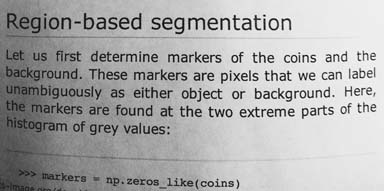
#> input picture skimage.data.page(), 384 x 191 px
$ jupyter execute --allow-errors decoded.ipynb   (older library calls are emulated)
#> lines starting #> are read from the running program, lines starting #| are printed output that depends on the picture; after the words box and inside, x2 and y2 are one past the last pixel; in counts of white or black regions, pixels touching at a corner belong together
# Session 10: Image classification and segmentation

### Victor F. Pajuelo Madrigal <victor.pajuelo@bts.tech> - Data Science Foundations (2020-12-01)

Open this notebook in Google Colaboratory: [](https://colab.research.google.com/github/vfp1/bts-dsf-2020/blob/main/Session_10/decoded.ipynb)

**Resources:**

# Classification, detection, segmentation...

Image classification can be understood as an identification process of what we have in the image. For that, different approaches with different skill levels can be used. From basically returning a text with the word "Cat" to returning, the bounding box where that cat is found, or multiple boxes for multiple entities or adjusting those boxes to the shape of the entity.

For this introductory class, we will only be looking at the first one, as the other ones involve more advanced techniques.

# Machine learning paths

The "learning" in machine learning can be performed over discrete datasets (classes) or over continuous (temperature, pricing of houses). And the learning can be done supervised or unsupervised.

# Image segmentation with scikit-image

Image Segmentation is essentially the process of partitioning a digital image into multiple segments to simplify and/or change the representation of an image into something that is more meaningful and easier to analyze.

[Here](https://scikit-image.org/docs/dev/api/skimage.segmentation.html#skimage.segmentation.random_walker) is the full list of segmentation algorithms available in scikit-image.

Segmentation algorithms available in `scikit-image`:

## Unsupervised: thresholding

[cell 1]
import numpy as np
import matplotlib.pyplot as plt
import skimage.data as data
import skimage.segmentation as seg
import skimage.filters as filters
import skimage.draw as draw
import skimage.color as color
import skimage.io as io

[cell 2]
page = data.page()
#> page is the input picture: shape (191, 384); min 0, max 255, mean 171.5
io.imshow(page)

[cell 3]
fig, ax = plt.subplots(1, 1)
ax.hist(page.ravel(), bins=32, range=[0, 256])
ax.set_xlim(0, 256);
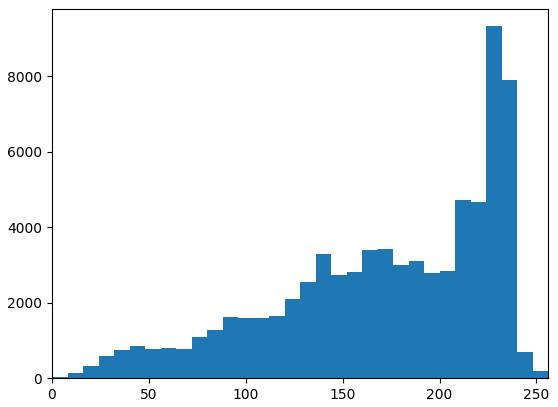
#> figure drawn by matplotlib, 1 panel; tallest bar 9320 high, from x = 224 to 232

[cell 4]
text_segmented = page > 50
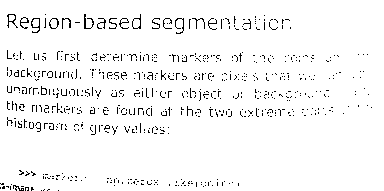
#> text_segmented: shape (191, 384) bool; 96% white; black in thin lines or dots, all inside (x1, y1, x2, y2) = (0, 14, 372, 191)
io.imshow(text_segmented);

[cell 5]
text_segmented = page > 70
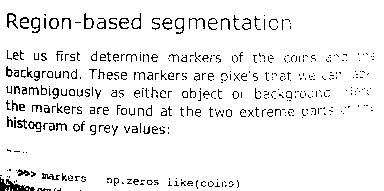
#> text_segmented: shape (191, 384) bool; 93.3% white; black in thin lines or dots
io.imshow(text_segmented);

[cell 6]
text_segmented = page > 120
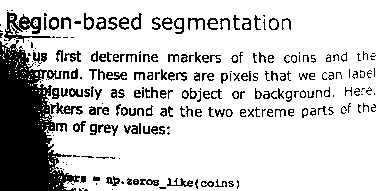
#> text_segmented: shape (191, 384) bool; 80.8% white; 250 black regions (105 under 20 px), largest, box (x1, y1, x2, y2) and area: (0, 40, 80, 191) 6960, (4, 12, 51, 43) 523, (50, 102, 83, 115) 180
io.imshow(text_segmented);

Scikit-image has a number of automatic thresholding methods, which require no input in choosing an optimal threshold. Some of the methods are: `otsu, li, local`.

In the case of `local`, we also need to specify the `block_size`. Offset helps to tune the image for better results.

[cell 7]
text_threshold = filters.threshold_otsu(page)
#> text_threshold = 157
io.imshow(page > text_threshold);
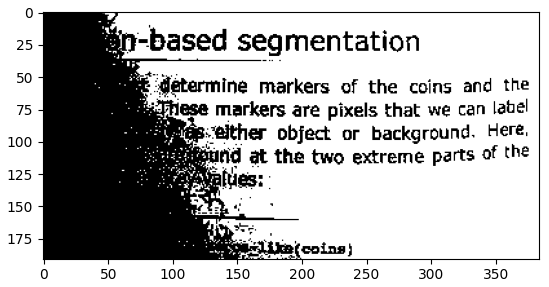
#> figure drawn by matplotlib, 1 panel

[cell 8]
text_threshold = filters.threshold_li(page)
#> text_threshold = 146
io.imshow(page > text_threshold);
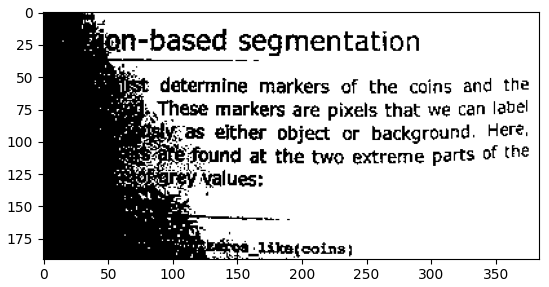
#> figure drawn by matplotlib, 1 panel

[cell 9]
text_threshold = filters.threshold_local(page, block_size=101, offset=100)
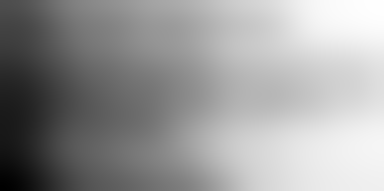
#> text_threshold: shape (191, 384) float64; min -29.04, max 137.9, mean 71.5; drawn with min black and max white
io.imshow(page > text_threshold);
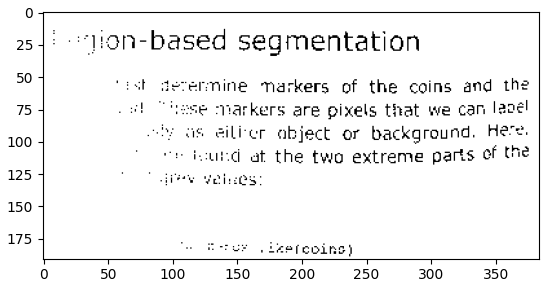
#> figure drawn by matplotlib, 1 panel
